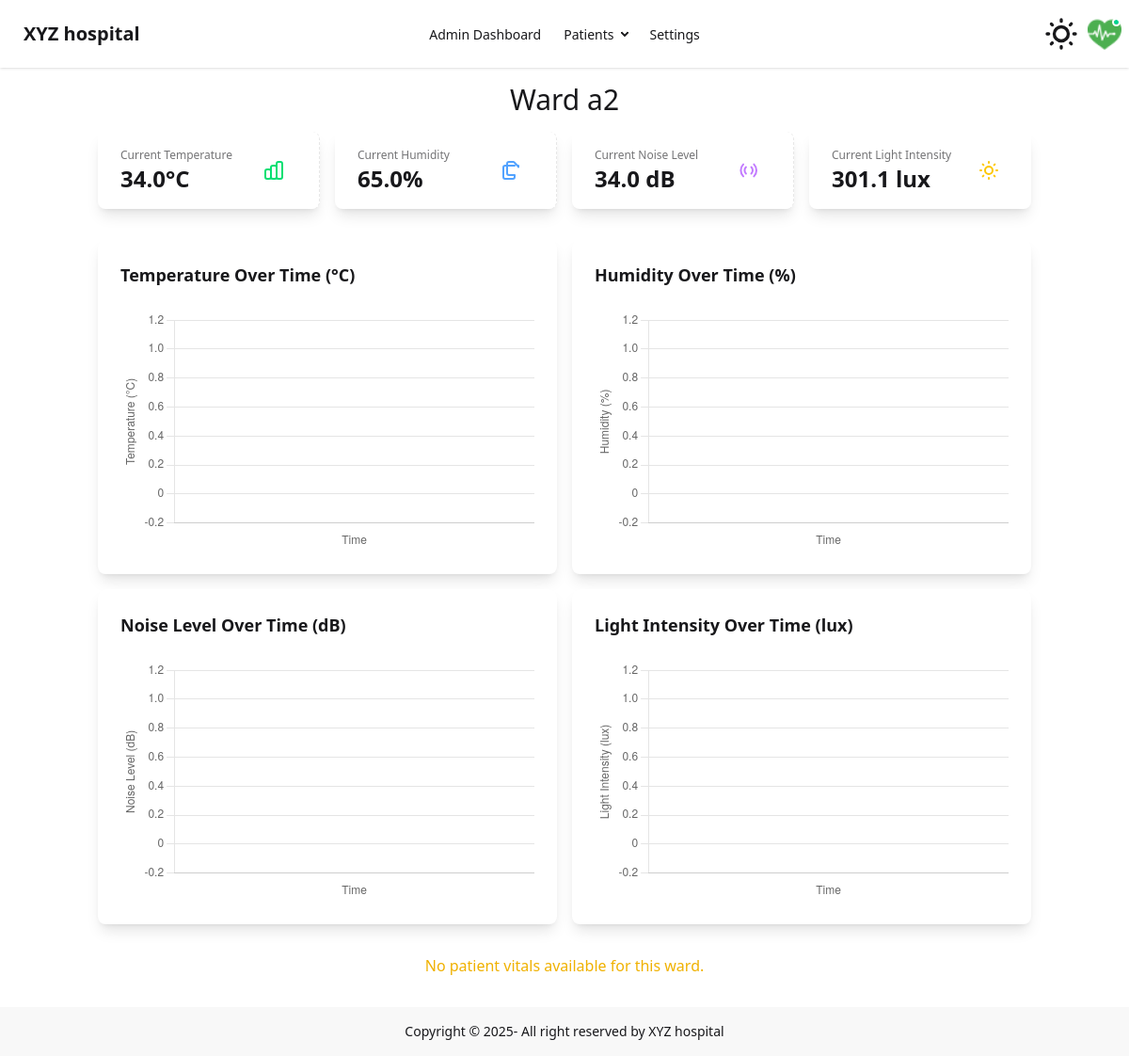
/ward/ward-a2/ (signed in), run on an earlier commit of the app's database.
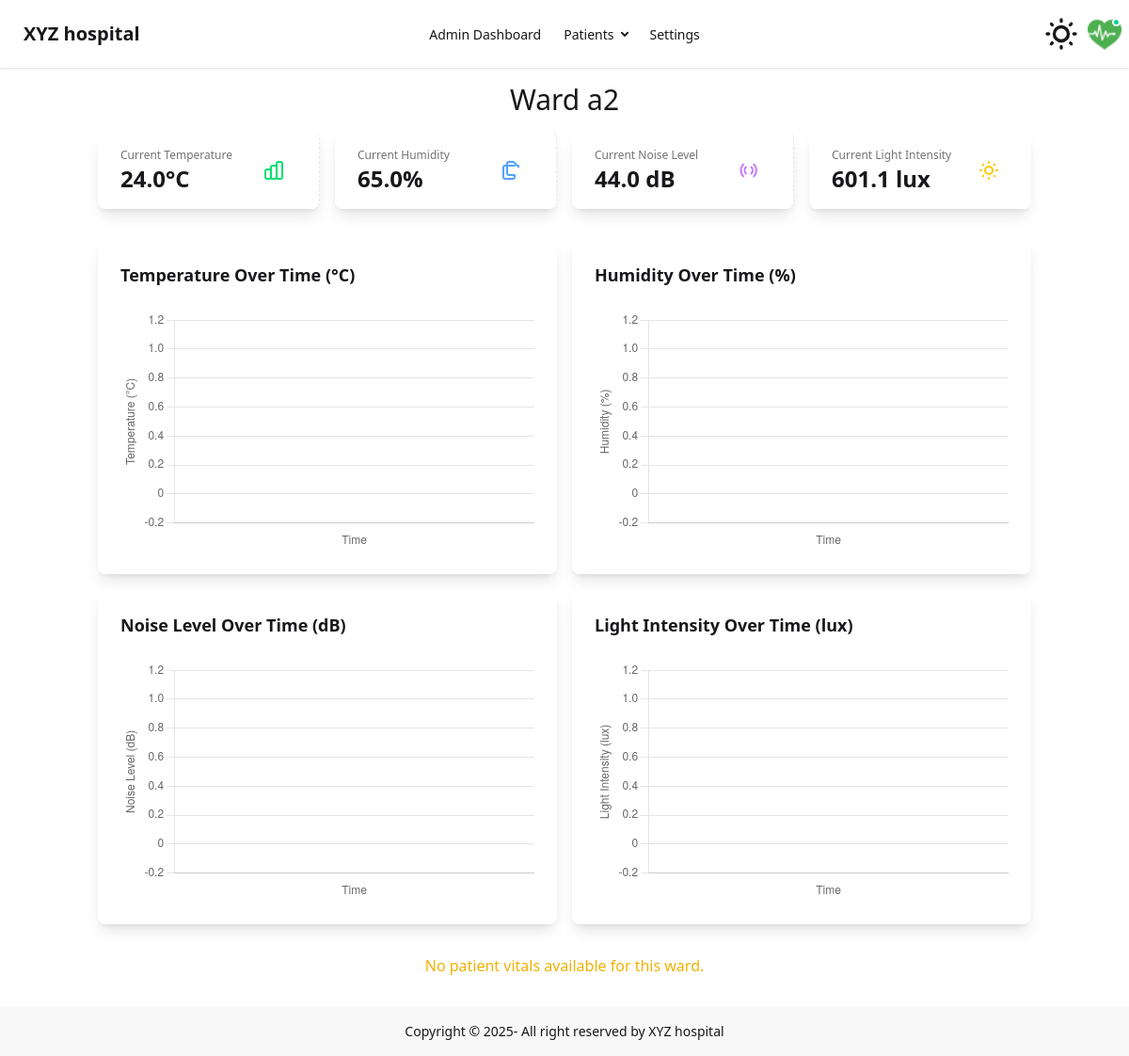
And on a later commit of the database.
### data_management/models.py (models this page shows, shortened)
class WardReading(models.Model):
    ward = models.ForeignKey(Ward, on_delete=models.CASCADE)
    temperature = models.FloatField()
    humidity = models.FloatField()
    noise_level = models.FloatField()
    light_intensity = models.FloatField(null=True, blank=True)
    timestamp = models.DateTimeField(auto_now_add=True)
    class Meta:
        verbose_name_plural = "Ward Readings"
        ordering = ['-timestamp']

class Ward(models.Model):
    name = models.CharField(max_length=100, unique=True)
    slug = models.SlugField(max_length=60, unique=True)
    description = models.TextField(max_length=500, null=True, blank=True)
    location = models.CharField(max_length=100, null=True, blank=True)
    microcontroller = models.OneToOneField(
        Microcontroller,
        on_delete=models.SET_NULL,
        null=True,
        blank=True,
        related_name='assigned_ward'
    )

### data_management/views.py (the view)
# urls.py: path('ward/<slug:ward_slug>/', views.ward_details, name='ward_detail'),
def ward_details(request, ward_slug):
    ward = get_object_or_404(Ward, slug=ward_slug)
    latest_condition = WardReading.objects.filter(ward=ward).order_by('-timestamp').first()
    patient_vitals = get_patient_vitals_data(ward)
    context = {
        'ward_name': ward.name,
        'ward_slug': ward.slug,
        'latest_condition': latest_condition,
        "patient_vitals": patient_vitals,
    }
    return render(request, 'data_management/ward-details.html', context)

### data_management/views.py (called while the page is built)
def get_patient_vitals_data(ward):
    patients_in_ward = Patient.objects.filter(bed__ward=ward).select_related('bed')
    patient_vitals = []
    for patient in patients_in_ward:
        latest_vital = PatientVitals.objects.filter(patient=patient).order_by('-timestamp').first()
        if latest_vital:
            patient_vitals.append(latest_vital)
    return patient_vitals

### templates/data_management/ward-details.html (shortened to what this page needs)
{% extends "data_management/layout/base.html" %}
 {% block content %}
{% include "data_management/layout/navbar.html" %}
<div class="container mx-auto px-4">
    <div class="flex justify-center items-center text-3xl my-4">
        <h1>{{ latest_condition.ward.name }}</h1>
    </div>
    <div
        hx-get="{% url 'ward-status' ward_slug=ward_slug %}"
        hx-trigger="every 5s"
        hx-swap="innerHTML"
    >
        {% include "data_management/snippets/ward-status.html" %}
    </div>
    {% include "data_management/snippets/ward-data.html" %}
    <div
        hx-get="{% url 'ward-patient-vitals' ward_slug=ward_slug %}"
        hx-trigger="every 2s"
        hx-swap="innerHTML"
    >
        {% include "data_management/snippets/ward-patient-vitals.html" %}
    </div>
</div>
{% include "data_management/layout/footer.html" %} {% endblock content %}

### templates/data_management/snippets/ward-status.html (shortened to what this page needs)
<div class="grid grid-cols-1 md:grid-cols-2 lg:grid-cols-4 gap-4 mb-8">
    {% if latest_condition %}
    <div class="stat rounded-lg shadow-lg">
        <div class="stat-figure">
            <div
                class="w-12 h-12 rounded-full flex items-center justify-center text-green-400"
            >
            </div>
        </div>
        <div class="stat-title">Current Temperature</div>
        <div class="stat-value text-2xl">
            {{ latest_condition.temperature }}°C
        </div>
    </div>
    <div class="stat rounded-lg shadow-lg">
        <div class="stat-figure">
            <div
                class="w-12 h-12 rounded-full flex items-center justify-center text-blue-400"
            >
            </div>
        </div>
        <div class="stat-title">Current Humidity</div>
        <div class="stat-value text-2xl">{{ latest_condition.humidity }}%</div>
    </div>
    <div class="stat rounded-lg shadow-lg">
        <div class="stat-figure">
            <div
                class="w-12 h-12 rounded-full flex items-center justify-center text-purple-400"
            >
                <svg
                    xmlns="http://www.w3.org/2000/svg"
                    class="h-6 w-6"
                    fill="none"
                    viewBox="0 0 24 24"
                    stroke="currentColor"
                >
                    <path
                        stroke-linecap="round"
                        stroke-linejoin="round"
                        stroke-width="2"
                        d="M15.536 8.464a5 5 0 010 7.072m2.828-9.9a9 9 0 010 12.728M9.879 8.464a5 5 0 000 7.072M7.05 5.636a9 9 0 000 12.728"
                    />
                </svg>
            </div>
        </div>
        <div class="stat-title">Current Noise Level</div>
        <div class="stat-value text-2xl">
            {{ latest_condition.noise_level }} dB
        </div>
    </div>
    <div class="stat rounded-lg shadow-lg">
        <div class="stat-figure">
            <div
                class="w-12 h-12 rounded-full flex items-center justify-center text-yellow-400"
            >
            </div>
        </div>
        <div class="stat-title">Current Light Intensity</div>
        <div class="stat-value text-2xl">
            {{ latest_condition.light_intensity }} lux
        </div>
    </div>
    {% endif %}
</div>

What changed in the data, as far as the page shows it:
changed WardReading "Ward a2": temperature "34.0" → "24.0"; noise_level "34.0" → "44.0"; light_intensity "301.1" → "601.1"
